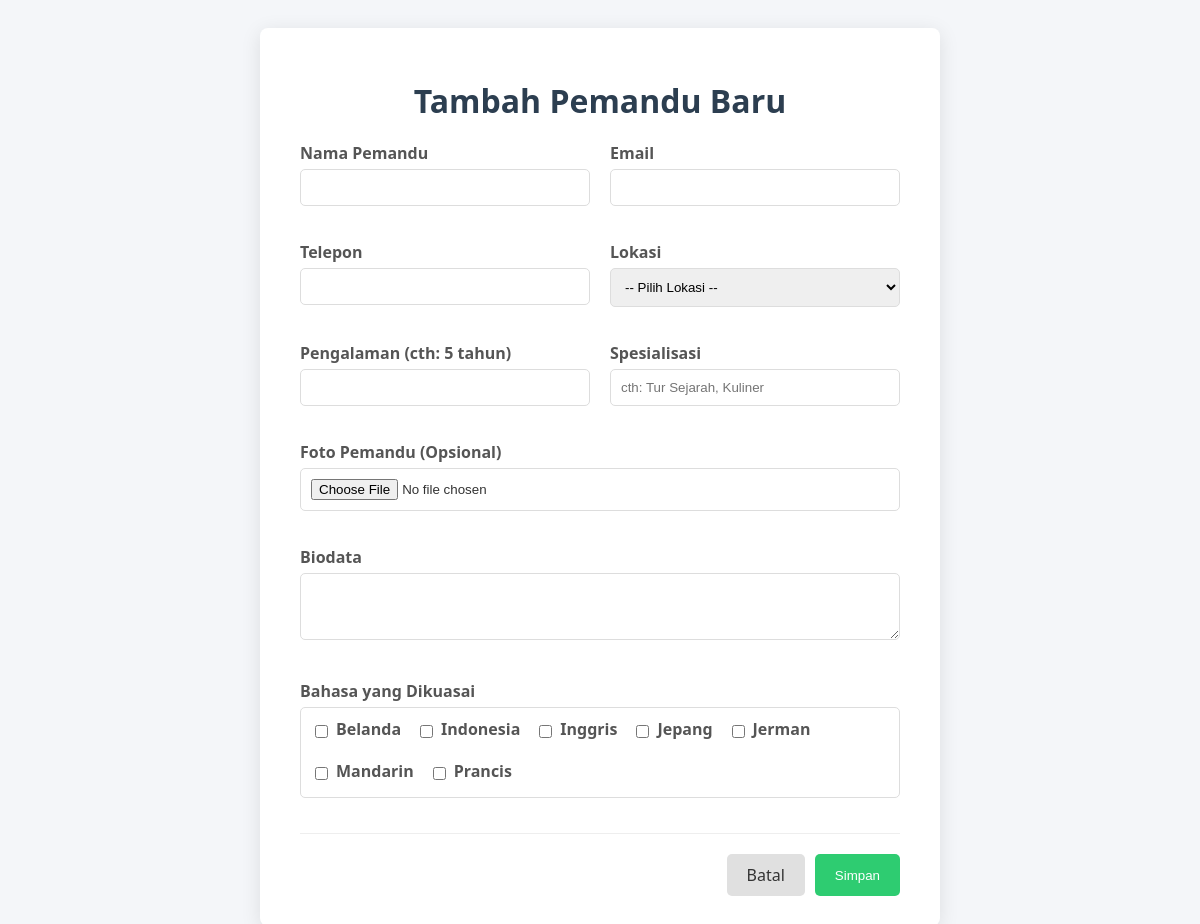
Screenshot of /backend/tambah_pemandu.php with the database file from the repository.
### tables this page shows
CREATE TABLE `bahasa` (
  `id_bahasa` int NOT NULL,
  `nama_bahasa` varchar(100) DEFAULT NULL
);

### backend/tambah_pemandu.php (the view, shortened to what this page needs)
<?php
require_once '../backend/koneksi.php';
$languages = $conn->query("SELECT id_bahasa, nama_bahasa FROM bahasa ORDER BY nama_bahasa ASC")->fetch_all(MYSQLI_ASSOC);
?>
<!DOCTYPE html>
<html lang="id">
<head>
</head>
<body>
    <div class="form-container">
        <h1>Tambah Pemandu Baru</h1>
        <form method="POST" action="" enctype="multipart/form-data">
            <div class="form-grid">
                <div class="form-group"><label>Nama Pemandu</label><input type="text" name="nama_pemandu" required></div>
                <div class="form-group"><label>Email</label><input type="email" name="email" required></div>
                <div class="form-group"><label>Telepon</label><input type="tel" name="telepon"></div>
                <div class="form-group"><label>Lokasi</label><select name="id_lokasi" required><option value="">-- Pilih Lokasi --</option></select></div>
                <div class="form-group"><label>Pengalaman (cth: 5 tahun)</label><input type="text" name="pengalaman"></div>
                <div class="form-group"><label>Spesialisasi</label><input type="text" name="spesialisasi" placeholder="cth: Tur Sejarah, Kuliner"></div>
                <div class="form-group full-width"><label>Foto Pemandu (Opsional)</label><input type="file" name="pemandu_foto" accept="image/jpeg,image/png,image/gif"></div>
                <div class="form-group full-width"><label>Biodata</label><textarea name="biodata" rows="3"></textarea></div>
                <div class="form-group full-width">
                    <label>Bahasa yang Dikuasai</label>
                    <div class="language-group">
                        <?php foreach($languages as $lang): ?>
                        <div class="language-item"><input type="checkbox" name="bahasa[]" value="<?php echo $lang['id_bahasa']; ?>" id="lang_<?php echo $lang['id_bahasa']; ?>"><label for="lang_<?php echo $lang['id_bahasa']; ?>"><?php echo htmlspecialchars($lang['nama_bahasa']); ?></label></div>
                        <?php endforeach; ?>
                    </div>
                </div>
            </div>
            <div class="form-actions"><a href="../newadmin/pemandu_wisata.php" class="btn btn-cancel">Batal</a><button type="submit" class="btn btn-submit">Simpan</button></div>
        </form>
    </div>
</body>
</html>

### backend/tambah_pemandu.php (style rules this page uses)
body { font-family: 'Segoe UI', sans-serif; background-color: #f4f6f9; color: #333; display: flex; justify-content: center; align-items: center; min-height: 100vh; padding: 20px; }
.form-container { background: #fff; padding: 30px 40px; border-radius: 8px; box-shadow: 0 4px 20px rgba(0,0,0,0.1); width: 100%; max-width: 600px; }
h1 { text-align: center; color: #2c3e50; margin-bottom: 20px; }
.form-grid { display: grid; grid-template-columns: 1fr 1fr; gap: 20px; }
.form-group { margin-bottom: 15px; }
.full-width { grid-column: 1 / -1; }
.form-group label { display: block; margin-bottom: 5px; font-weight: 600; color: #555; }
.form-group input, .form-group select, .form-group textarea { width: 100%; padding: 10px; border: 1px solid #ddd; border-radius: 5px; box-sizing: border-box; }
.language-group { display: flex; flex-wrap: wrap; gap: 15px; border: 1px solid #ddd; padding: 10px; border-radius: 5px; }
.language-item { display: flex; align-items: center; gap: 5px; }
.form-actions { display: flex; justify-content: flex-end; gap: 10px; margin-top: 20px; padding-top: 20px; border-top: 1px solid #eee; }
.btn { padding: 10px 20px; border: none; border-radius: 5px; cursor: pointer; font-weight: 500; text-decoration: none; display: inline-block; }
.btn-submit { background-color: #2ecc71; color: white; }
.btn-cancel { background-color: #e0e0e0; color: #333; }

### rows the page displays
bahasa: nama_bahasa "Belanda"
bahasa: nama_bahasa "Indonesia"
bahasa: nama_bahasa "Inggris"
bahasa: nama_bahasa "Jepang"
bahasa: nama_bahasa "Jerman"
bahasa: nama_bahasa "Mandarin"
bahasa: nama_bahasa "Prancis"
